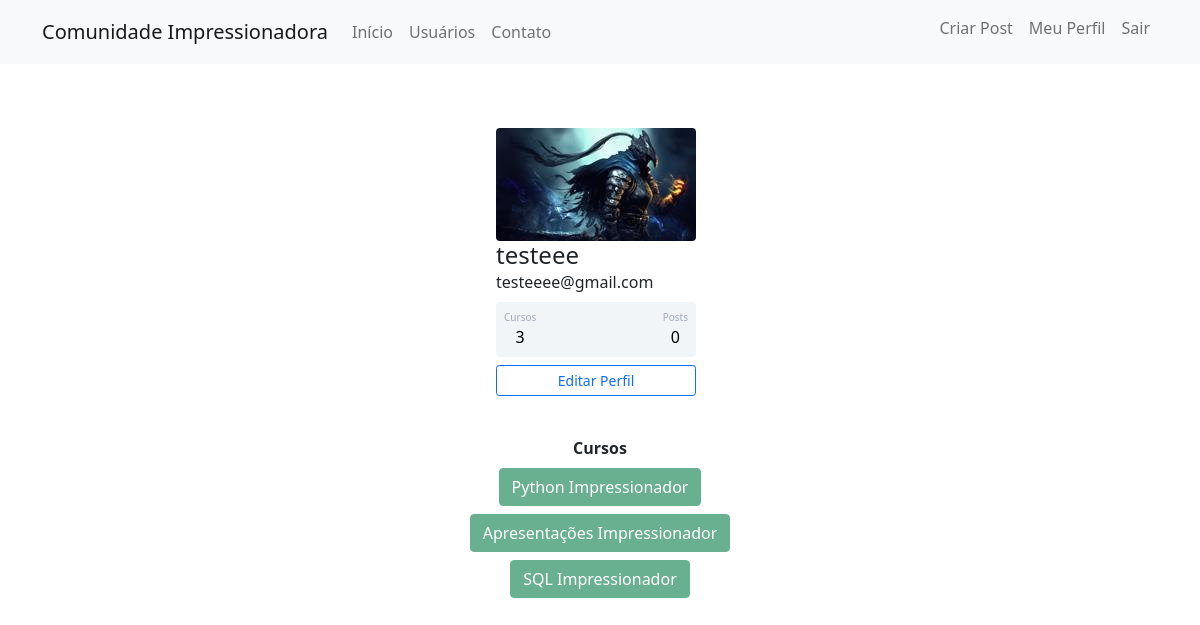
The app's page /perfil (signed in) with its own data.
### comunidadeimpressionadora/models.py (models this page shows)
class Usuario(db.Model, UserMixin):
    __tablename__ = 'usuarios'
    id = db.Column(db.Integer, primary_key=True)
    username = db.Column(db.String(80), unique=True, nullable=False)
    email = db.Column(db.String, unique=True, nullable=False)
    senha = db.Column(db.String(30), nullable=False)
    foto_perfil = db.Column(db.String, default='default.jpg')
    cursos = db.Column(db.String, nullable=False, default='Não informado!')
    posts = db.relationship('Post', backref='autor', lazy=True)

### comunidadeimpressionadora/routes.py (the view)
@app.route('/perfil')
@login_required
def perfil():
    foto_perfil = url_for('static', filename='fotos_perfil/{}'.format(current_user.foto_perfil))
    return render_template('perfil.html', foto_perfil=foto_perfil)

### comunidadeimpressionadora/models.py (called while the page is built)
@login_manager.user_loader
def load_usuario(id_usuario):
     return Usuario.query.get(int(id_usuario))

### comunidadeimpressionadora/templates/perfil.html (shortened to what this page needs)
{% extends 'base.html'%}
{% block body %}
    <div class="container mt-5 d-flex flex-column align-items-center">
        <div class="card p-3 mb-4" style="max-width: 450px; width: 100%;">
            <div class="d-flex flex-column align-items-center">
                <div class="image pe-2"> <img src="{{ foto_perfil }}" class="rounded" width="200" >
                    <div class="ml-3 w-100 ">
                       <h4 class="mb-0 mt-0">{{ current_user.username }}</h4>
                        <span>{{ current_user.email }}</span>
                       <div class="p-2 mt-2 bg-primary d-flex justify-content-between rounded text-white stats" style="text-align: center">
                           {% if 'Não informado' in current_user.cursos %}
                                <div class="d-flex flex-column"><span class="articles">Cursos</span><span class="number1">0</span></div>
                           {% else %}
                               <div class="d-flex flex-column"><span class="articles">Cursos</span><span class="number1">{{ current_user.cursos.count(';') + 1 }}</span></div>
                           {% endif %}
                            <div class="d-flex flex-column"><span class="rating">Posts</span><span class="number3">0</span></div>
                       </div>
                        <div class="button mt-2 d-flex flex-row align-items-center">
                            <a class="w-100" href="{{ url_for('editar_perfil') }}">
                                <button class="btn btn-sm btn-outline-primary w-100">Editar Perfil</button>
                            </a>
                        </div>
                    </div>
                </div>
            </div>
        </div>
    </div>
<div class="row justify-content-center">
    <div class="col col-4" style="text-align: center">
        <strong>Cursos</strong><br>
        {% for curso in current_user.cursos.split(";") %}
            <button type="button" class="btn btn-success mt-2" disabled>{{ curso }}</button>
        {% endfor %}
    </div>
</div>
{% endblock %}

### comunidadeimpressionadora/static/main.css (style rules this page uses)
.card { width: 400px; border: none; border-radius: 10px; background-color: #fff; }
.stats { background: #f2f5f8 !important; color: #000 !important; }
.articles { font-size:10px; color: #a1aab9; }
.number1 { font-weight:500; }
.rating { font-size:10px; color: #a1aab9; }
.number3 { font-weight:500; }

### records on screen
Usuario: username "testeee", email "testeeee@gmail.com", cursos "3"

### other values on screen
{{ curso }} "Python Impressionador" "Apresentações Impressionador" "SQL Impressionador"
